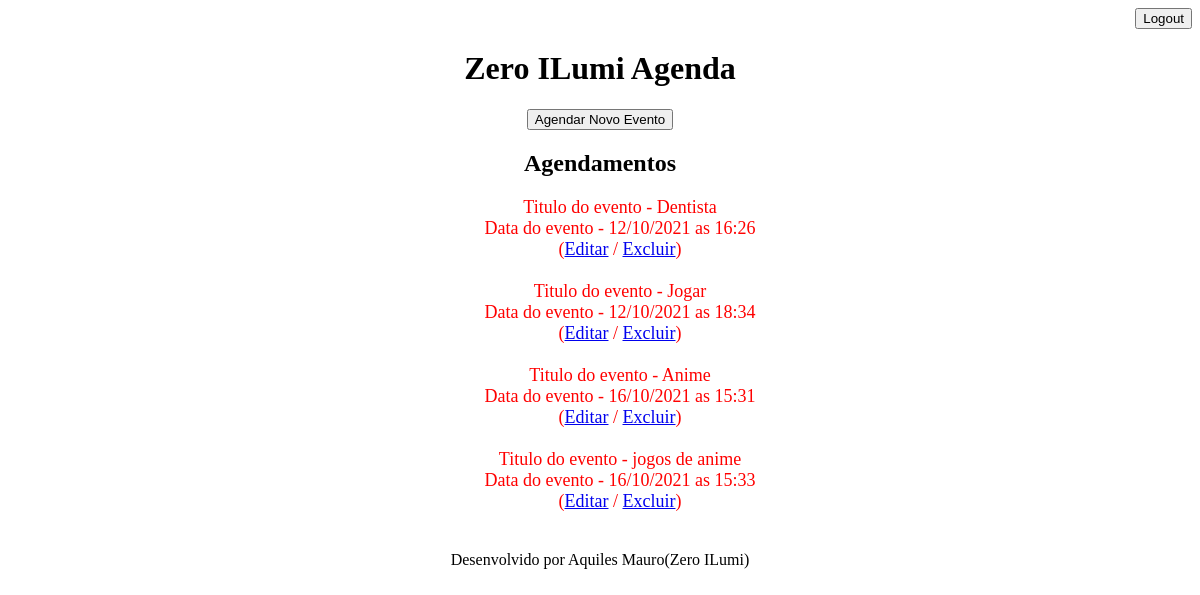
Page /agenda/ (signed in) on the earlier database version.
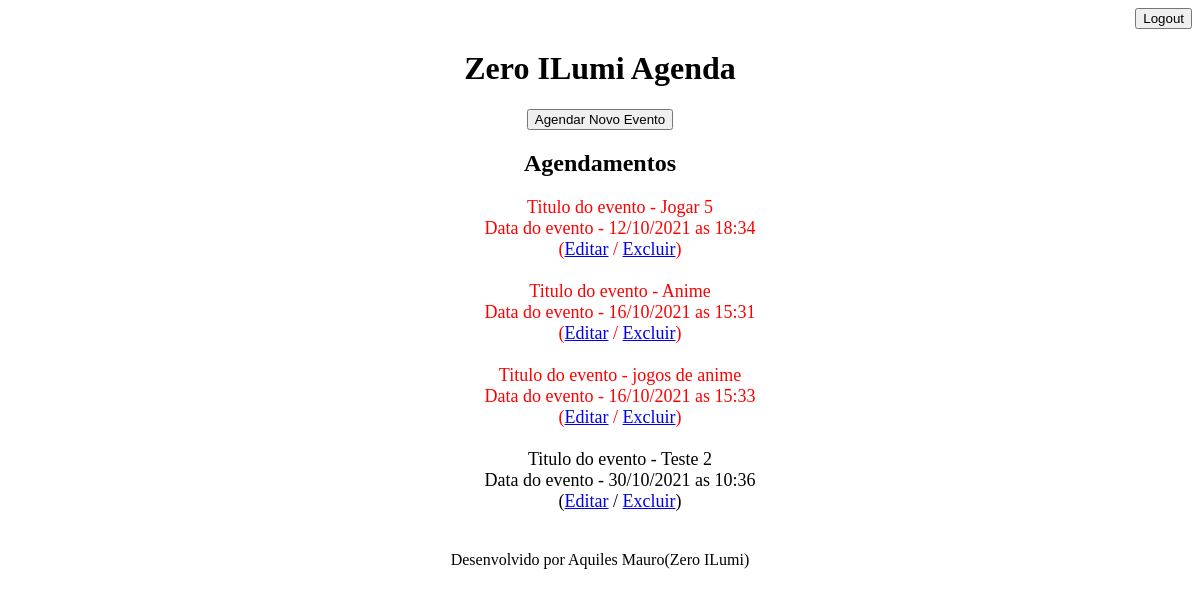
Same page on the later database version.
### zero_ilumi_agenda_core/models.py (models this page shows, shortened)
class Evento_Agendado(models.Model):
    usuario = models.ForeignKey(User, on_delete=models.CASCADE)
    titulo_do_evento_agendado = models.CharField(max_length=100,
                                                 verbose_name="Titulo")
    decricao_do_evento_agendado = models.TextField(blank=True,
                                                   null=True,
                                                   verbose_name="Descrição")
    data_do_evento_agendado = models.DateTimeField(verbose_name="Data do Evento")
    data_da_criacao_do_evento_agendado = models.DateTimeField(auto_now=True,
                                                              verbose_name="Data de Criação")
    local_do_evento_agenda = models.CharField(max_length=100,
                                              verbose_name="Local do Evento",
                                              blank=True,
                                              null=True)
    class Meta:
        db_table = "Eventos Agendados"
    def get_data_do_evento_agendado(self):
        return self.data_do_evento_agendado.strftime('%d/%m/%Y as %H:%M')
    def get_evento_atrasado(self):
        if self.data_do_evento_agendado < datetime.now():
            return True
        else:
            return False

### zero_ilumi_agenda_core/views.py (the view)
# urls.py: path('agenda/', views.listar_eventos_agendados),
@login_required(login_url='/login/')
def listar_eventos_agendados(request):
    usuario = request.user
    data_atual = datetime.now() - timedelta(hours=1)
    eventos_do_usuario = Evento_Agendado.objects.filter(usuario=usuario)
    dados = {'eventos': eventos_do_usuario}
    return render(request, 'zero_ilumi_agenda.html', dados)

### templates/zero_ilumi_agenda.html
{% extends "model_page.html" %}
{% block content %}
    <div align="center" style="list-style-position: inside">
        <a href="evento/">
            <button type="button">Agendar Novo Evento</button>
        </a>
        <h2>Agendamentos</h2>
        <ul style="font-size: 18px;
                   list-style-type: none">
            {% for evento in eventos %}
                <li>
                    <div style= {% if evento.get_evento_atrasado %}
                                "color:red"
                                {%  endif %}>
                        Titulo do evento - {{ evento.titulo_do_evento_agendado}}
                        <br>
                        Data do evento - {{ evento.get_data_do_evento_agendado}}
                        <br>
                        (<a href="evento/?id={{ evento.id}}">Editar</a> /
                         <a href="evento/delete/{{ evento.id }}/">Excluir</a>)
                        <br>
                        <br>
                    </div>
                </li>
            {% endfor %}
        </ul>
    </div>
{% endblock %}

Differences in the rows shown:
removed Evento_Agendado: titulo_do_evento_agendado "Dentista", get_data_do_evento_agendado "12/10/2021 as 16:26"
changed Evento_Agendado: titulo_do_evento_agendado "Jogar" → "Jogar 5"
added Evento_Agendado: titulo_do_evento_agendado "Teste 2", get_data_do_evento_agendado "30/10/2021 as 10:36"
